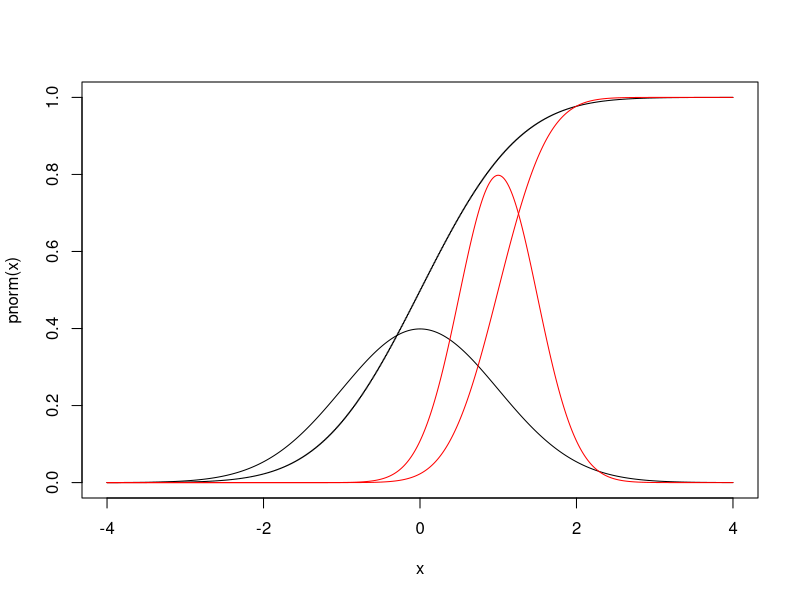

R code for this plot:
x = seq(-4,4,0.01)
plot(x,pnorm(x),type="s")
lines(x,dnorm(x))
lines(x,pnorm(x,1,1/2),col="red")
lines(x,dnorm(x,1,1/2),col="red")